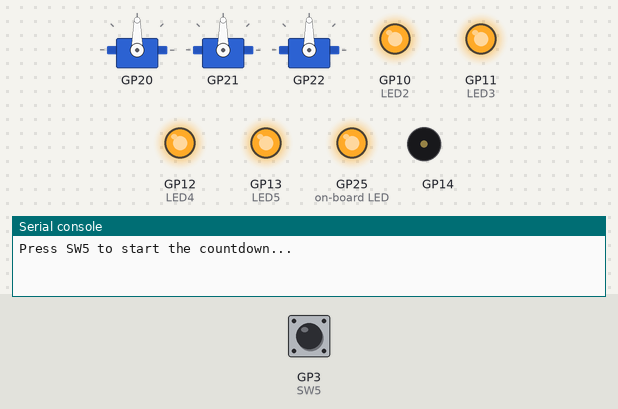
A program run on a simulated Raspberry Pi Pico running MicroPython. On the bench: 3 × servo, output pins drawn as LEDs (lit = HIGH), buzzer (waves = sounding), the last lines printed to the serial console. The inputs (shaded band) are chosen by the test bench; at power-on: GP3 (SW5) HIGH. Servo angles are drawn from the pulse width (0.5 ms = 0°, 2.5 ms = 180°). At 8.2 s the program stops and its outputs stay as they are.

Above: at 4.81 s.
5.1 s: GP3 (SW5) pulled LOW for 0.15 s
At 6.0 s:
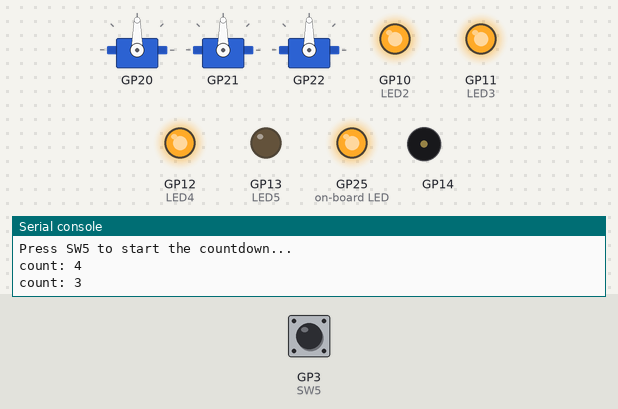
At 9.3 s:
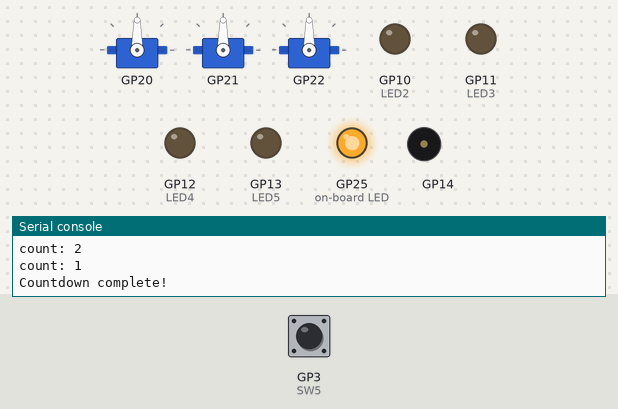
Timing chart, 0 to 9.7 s (numbered marks = the images above; inputs shaded):
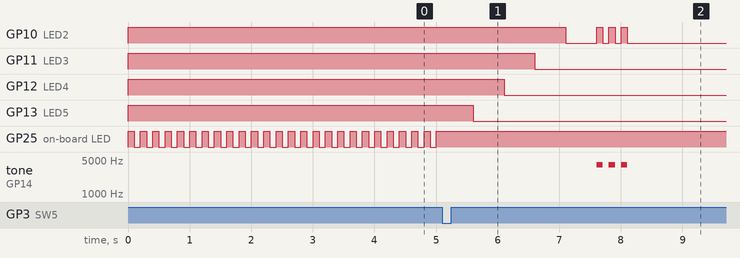

The program:

Activity_B06_Conditional_Loops.py
```python
# ================================================================================
# Beginner Activity 6: Conditional Loops [Activity_B06_Conditional_Loops.py]
# Version: 1.2
# Updated: September 9, 2026
#
# Platform: mirobo.tech BEAPER Pico circuit (any configuration)
# Requires: BEAPER_Pico.py board module file
# ================================================================================

# IMPORTANT: Copy BEAPER_Pico.py into your Raspberry Pi Pico.
import BEAPER_Pico as beaper  # Set up BEAPER Pico I/O

import time

# --- Program Constants ----------------
FLASH_DELAY = const(100)
COUNT_DELAY = const(500)

# --- Program Variables ----------------
SW5_pressed = False
count = 0

beaper.LED2.value(1)
beaper.LED3.value(1)
beaper.LED4.value(1)
beaper.LED5.value(1)

# Wait for SW5 to start the countdown
print("Press SW5 to start the countdown...")
while not SW5_pressed:
    beaper.pico_led_toggle()
    time.sleep_ms(FLASH_DELAY)
    SW5_pressed = (beaper.SW5.value() == 0)

# Set status LED and starting count
beaper.pico_led_on()
count = 4

# Count down using LEDs
while count > 0:
    if count >= 4:
        beaper.LED5.value(1)
    else:
        beaper.LED5.value(0)
    if count >= 3:
        beaper.LED4.value(1)
    else:
        beaper.LED4.value(0)
    if count >= 2:
        beaper.LED3.value(1)
    else:
        beaper.LED3.value(0)
    if count >= 1:
        beaper.LED2.value(1)
    else:
        beaper.LED2.value(0)
    print("count:", count)
    time.sleep_ms(COUNT_DELAY)
    count -= 1

# Countdown finished
print("Countdown complete!")
beaper.LED2.value(0)
time.sleep_ms(COUNT_DELAY)

# Beep and blink LED three times
beaper.LED2.value(1)
beaper.tone(4000, FLASH_DELAY)
beaper.LED2.value(0)
time.sleep_ms(FLASH_DELAY)
beaper.LED2.value(1)
beaper.tone(4000, FLASH_DELAY)
beaper.LED2.value(0)
time.sleep_ms(FLASH_DELAY)
beaper.LED2.value(1)
beaper.tone(4000, FLASH_DELAY)
beaper.LED2.value(0)
time.sleep_ms(FLASH_DELAY)


# ================================================================================
# Guided Exploration
# ================================================================================
#
# Every program written so far has used 'while True:' as its main loop
# - a loop that runs forever because its condition is always true.
#
# A while loop's condition can be any expression that evaluates to
# True or False, and the loop will keep running only as long as that
# expression remains True. This means a loop can exit when something
# happens, or when a value reaches a target. Choosing the right loop
# condition is an important part of program design, and this activity
# explores different options and when each one is most useful.
#
# --------------------------------------------------------------------------------
# GE 1 - Two while loop conditions
# --------------------------------------------------------------------------------
#
# This program uses two while loops, each with a different condition.
# The first one:
#
# Example code:
#
# while not SW5_pressed:
#
# ...keeps running as long as SW5 is NOT pressed. The loop body toggles
# the status LED to let the user know the program is waiting. As soon as
# SW5 is pressed, SW5_pressed becomes True, 'not SW5_pressed' becomes
# False, and the loop exits.
#
# The second loop:
#
# Example code:
#
# while count > 0:
#
# ...keeps running as long as 'count' is greater than zero. Each
# iteration of the loop decreases 'count' by 1, so the loop will exit
# after exactly four iterations.
#
# There is an important difference between these two loops. Can you
# describe what that difference is? Which one could you predict the
# exact number of iterations for before the program runs, and which
# one couldn't you? What does this tell you about when each type of
# condition is most useful?
#
# --------------------------------------------------------------------------------
# GE 2 - Initialize, check, update
# --------------------------------------------------------------------------------
#
# The variable 'count' plays three roles in the countdown loop: it is
# set to a starting value before the loop begins, it is checked in
# the loop's condition on every iteration, and it is changed inside
# the loop body. This combination - initialize, check, update - is
# the standard pattern for a loop control variable.
#
# Look at the countdown loop and identify where each of these three
# things happens:
#
# Example code:
#
# count = 4             # Initialize
# while count > 0:      # Check
#     ...
#     count -= 1         # Update
#
# What would happen if the 'count -= 1' line were missing? Try
# removing it from your program and running it. What do you observe?
# Why does this happen? Press the stop button to end the program,
# then restore the line before continuing.
#
# --------------------------------------------------------------------------------
# GE 3 - The wait loop's control variable
# --------------------------------------------------------------------------------
#
# The first while loop doesn't count, but still needs to initialize,
# check, and update a variable to either continue looping or exit.
# Look at the loop and identify what variable it uses, where it gets
# initialized, where it is checked, and where it is updated as the
# loop runs.
#
# --------------------------------------------------------------------------------
# GE 4 - Code after a loop
# --------------------------------------------------------------------------------
#
# Notice that the program has code between and after the two while
# loops. The 'beaper.pico_led_on()' line runs after the first loop
# exits but before the second loop begins, and the countdown-complete
# signal runs only after both loops have finished.
#
# Most programs you have written so far have had all their code
# inside a 'while True:' loop, which means nothing placed after that
# loop ever runs. This program demonstrates that loops can exit, and
# that code placed after a loop runs exactly once when the loop
# finishes.
#
# The current program runs once and stops, but most microcontroller
# programs need to keep running forever. Modify the program to wrap
# everything - both while loops and all the code between and after
# them - inside an outer 'while True:' loop, just like all of your
# previous programs. After the countdown finishes and the done signal
# plays, the program should reset and wait for SW5 to be pressed again.
# What variable needs to be reset at the start of each outer loop
# cycle, and why?
#
# --------------------------------------------------------------------------------
# GE 5 - Three ways to write a wait condition
# --------------------------------------------------------------------------------
#
# The 'while not SW5_pressed:' loop in this program is a common and
# useful pattern - a loop that simply waits until something happens
# before allowing the program to continue. It can be used any time a
# program needs to pause at a specific point until a condition is
# met.
#
# You have also seen 'not' used in if conditions in Activity 5. In
# both cases, 'not' inverts the truth value of whatever follows it.
# Here are three equivalent ways to write the same wait loop:
#
# Example code:
#
# while not SW5_pressed:          # While SW5 is NOT pressed
# while SW5_pressed == False:     # Same thing, more verbose
# while beaper.SW5.value() != 0:  # Reading the pin directly
#
# All three do the same thing. The third option reads the hardware
# pin directly rather than using a named variable - notice that it
# requires you to know whether the switch is active-low or
# active-high, while the first two options hide that detail behind a
# meaningful name. Which do you find most readable, and why? What
# does your answer tell you about the value of meaningful variable
# names?
#
# --------------------------------------------------------------------------------
# GE 6 - Debug output speed
# --------------------------------------------------------------------------------
#
# The print() statements in this program reveal what is happening
# inside the loops in the console. Run the program and observe the
# console output as the countdown progresses.
#
# Add a print statement inside the 'while not SW5_pressed:' loop to
# show that the waiting loop is running. What do you observe about
# how quickly the messages appear compared to the countdown loop's
# messages? What accounts for the difference in speed?
#
# --------------------------------------------------------------------------------
# GE 7 - Infinite loops
# --------------------------------------------------------------------------------
#
# A conditional loop whose condition never becomes false will run
# forever - exactly like 'while True:'. This is sometimes called an
# infinite loop, and is usually the result of a bug rather than
# intentional design.
#
# The countdown loop exits because 'count -= 1' eventually makes
# 'count' reach zero. But what if the condition were 'while count !=
# 0:' and count started at an odd number and decreased by 2 each
# iteration? Would the loop ever exit? Try it:
#
# Example code:
#
# count = 5
# while count != 0:
#     print("count:", count)
#     time.sleep_ms(COUNT_DELAY)
#     count -= 2
#
# What happens? Why? What would be a safer condition to use here?
# Press the stop button to end the program, then change the condition
# to 'while count > 0:' and verify that it now exits correctly.


# ================================================================================
# Extension Activities
# ================================================================================
#
# These activities use conditional loops as a core structural tool.
# As you write each program, think carefully about what the loop's
# exit condition should be before you start coding - the condition is
# a design decision that determines when the program moves on, and
# getting it right is just as important as getting the code inside
# the loop right.
#
# --------------------------------------------------------------------------------
# EA 1 - Refactor the beep-blink pattern
# --------------------------------------------------------------------------------
#
# Look at the 'Beep and blink LED three times' section at the end of
# the program. It works, but the three repetitions have been written
# out manually, which is not ideal and would become impractical if you
# wanted five or ten repetitions instead of three.
#
# Replace the three manual repetitions with a single while loop that
# produces the same beep-and-blink pattern exactly three times. You
# will need a loop control variable to count the repetitions and an
# exit condition that stops the loop after the third one.
#
# What is the minimum number of lines your while loop solution
# requires? How does it compare in length to the manual version?
#
# --------------------------------------------------------------------------------
# EA 2 - Press-and-release detection
# --------------------------------------------------------------------------------
#
# Write a program that waits in a loop for SW2 to be pressed, then
# waits in a second loop for SW2 to be released, then lights LED2 to
# indicate the button was pressed and released. Use print statements
# to show each phase - waiting for a press, waiting for release, and
# done.
#
# Edge detection from Activity 5 catches the moment a button
# transitions from not pressed to pressed, but it does so by
# comparing the current and previous loop states on every cycle. This
# press-and-release approach is different - it explicitly waits in a
# dedicated loop for each transition to complete before moving on.
# When might one approach be preferred over the other?
#
# --------------------------------------------------------------------------------
# EA 3 - Input then output
# --------------------------------------------------------------------------------
#
# Write a program that uses a conditional loop to flash LED2 a number
# of times equal to the number of times SW3 was pressed before SW5
# was pressed. The program should:
#
#  - Wait in a loop for button presses, counting SW3 presses using
#    edge detection and flashing LED2 momentarily on each press
#  - Exit the waiting loop when SW5 is pressed
#  - Flash LED3 once for each press that was counted, with a short
#    pause between each flash
#
# This structure - an input phase that collects data in one loop,
# followed by an output phase that acts on that data in a second loop
# - is a useful pattern in many programs.
#
# --------------------------------------------------------------------------------
# EA 4 - Reaction timer
# --------------------------------------------------------------------------------
#
# Create a reaction timer program. The program should:
#
#  - Display a brief 'get ready' signal by lighting LED2
#  - Wait for a random delay between 2 and 5 seconds before lighting
#    LED3 as the 'go' signal (use the hint below)
#  - Wait in a loop for SW3 to be pressed, using a fixed
#    time.sleep_ms(10) delay inside the loop so each iteration takes
#    a known 10ms - this makes the iteration count a reliable measure
#    of elapsed time
#  - Display the result by lighting a different combination of LEDs
#    depending on whether the count was low (fast), medium, or high
#  - Use print to show the exact loop iteration count in the console
#
# Hint: MicroPython's built-in random number generator can be used to
# get a random integer in a range like this:
#
# Example code:
#
# import random
# delay_ms = random.randint(2000, 5000)  # Random value between 2000 and 5000
# time.sleep_ms(delay_ms)
#
# --------------------------------------------------------------------------------
# EA 5 - Rapid-clicker with a while loop
# --------------------------------------------------------------------------------
#
# Re-create the two-player rapid-clicker game from Activity 5's
# Rapid-Clicker Project, but replace the 'if game_active:' block with
# a conditional while loop. The game loop should keep running while
# neither player has reached MAX_COUNT. When the loop exits, determine
# the winner and light the appropriate LED.
#
# How does restructuring the game around a while loop change the
# program compared to the Activity 5 version? Is the logic clearer or
# less clear? What are the trade-offs?
#
# --------------------------------------------------------------------------------
# Project: Combination Lock
# --------------------------------------------------------------------------------
#
# Looking for a bigger challenge that pulls these ideas together?
# B06_Combination_Lock_Project.py is a separate, open-ended project
# file that asks you to build a button-sequence lock, using a step
# counter and conditional loops from this activity's examples.
# The project is provided as a skeleton with TODOs, making it a
# good next step to build confidence and design projects yourself.
```

Source omitted: BEAPER_Pico.py (11693 bytes)

Measured:
- after the input at 5.1 s, GP10 (LED2): HIGH → LOW after 2.0 s, then repeats every 0.20 s: HIGH 0.10 s, LOW 0.10 s, until it stays LOW from 8.1 s; GP11 (LED3): HIGH → LOW after 1.5 s; GP12 (LED4): HIGH → LOW after 1.0 s; GP13 (LED5): HIGH → LOW after 0.51 s; GP25 (on-board LED): stops changing and stays HIGH
